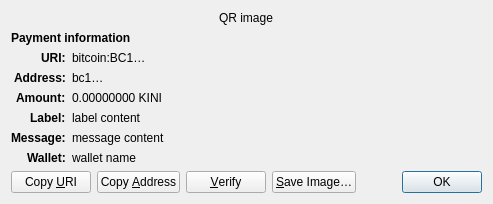
<?xml version="1.0" encoding="UTF-8"?>
<ui version="4.0">
 <class>ReceiveRequestDialog</class>
 <widget class="QDialog" name="ReceiveRequestDialog">
  <property name="geometry">
   <rect>
    <x>0</x>
    <y>0</y>
    <width>413</width>
    <height>229</height>
   </rect>
  </property>
  <property name="windowTitle">
   <string>Request payment to …</string>
  </property>
  <layout class="QGridLayout" name="gridLayout" columnstretch="0,1">
   <property name="sizeConstraint">
    <enum>QLayout::SetFixedSize</enum>
   </property>
   <item row="0" column="0" colspan="2" alignment="Qt::AlignHCenter">
    <widget class="QRImageWidget" name="qr_code">
     <property name="text">
      <string notr="true">QR image</string>
     </property>
     <property name="textInteractionFlags">
      <set>Qt::NoTextInteraction</set>
     </property>
    </widget>
   </item>
   <item row="1" column="0" colspan="2">
    <widget class="QLabel" name="payment_header">
     <property name="font">
      <font>
       <weight>75</weight>
       <bold>true</bold>
      </font>
     </property>
     <property name="text">
      <string>Payment information</string>
     </property>
     <property name="textInteractionFlags">
      <set>Qt::NoTextInteraction</set>
     </property>
    </widget>
   </item>
   <item row="2" column="0" alignment="Qt::AlignRight|Qt::AlignTop">
    <widget class="QLabel" name="uri_tag">
     <property name="font">
      <font>
       <weight>75</weight>
       <bold>true</bold>
      </font>
     </property>
     <property name="text">
      <string notr="true">URI:</string>
     </property>
     <property name="textFormat">
      <enum>Qt::PlainText</enum>
     </property>
     <property name="textInteractionFlags">
      <set>Qt::NoTextInteraction</set>
     </property>
    </widget>
   </item>
   <item row="2" column="1" alignment="Qt::AlignTop">
    <widget class="QLabel" name="uri_content">
     <property name="text">
      <string notr="true">bitcoin:BC1…</string>
     </property>
     <property name="textFormat">
      <enum>Qt::RichText</enum>
     </property>
     <property name="wordWrap">
      <bool>true</bool>
     </property>
     <property name="textInteractionFlags">
      <set>Qt::TextSelectableByMouse</set>
     </property>
    </widget>
   </item>
   <item row="3" column="0" alignment="Qt::AlignRight|Qt::AlignTop">
    <widget class="QLabel" name="address_tag">
     <property name="font">
      <font>
       <weight>75</weight>
       <bold>true</bold>
      </font>
     </property>
     <property name="text">
      <string>Address:</string>
     </property>
     <property name="textInteractionFlags">
      <set>Qt::NoTextInteraction</set>
     </property>
    </widget>
   </item>
   <item row="3" column="1" alignment="Qt::AlignTop">
    <widget class="QLabel" name="address_content">
     <property name="text">
      <string notr="true">bc1…</string>
     </property>
     <property name="textFormat">
      <enum>Qt::PlainText</enum>
     </property>
     <property name="textInteractionFlags">
      <set>Qt::TextSelectableByMouse</set>
     </property>
    </widget>
   </item>
   <item row="4" column="0" alignment="Qt::AlignRight|Qt::AlignTop">
    <widget class="QLabel" name="amount_tag">
     <property name="font">
      <font>
       <weight>75</weight>
       <bold>true</bold>
      </font>
     </property>
     <property name="text">
      <string>Amount:</string>
     </property>
     <property name="textInteractionFlags">
      <set>Qt::NoTextInteraction</set>
     </property>
    </widget>
   </item>
   <item row="4" column="1" alignment="Qt::AlignTop">
    <widget class="QLabel" name="amount_content">
     <property name="text">
      <string notr="true">0.00000000 KINI</string>
     </property>
     <property name="textFormat">
      <enum>Qt::PlainText</enum>
     </property>
     <property name="textInteractionFlags">
      <set>Qt::TextSelectableByMouse</set>
     </property>
    </widget>
   </item>
   <item row="5" column="0" alignment="Qt::AlignRight|Qt::AlignTop">
    <widget class="QLabel" name="label_tag">
     <property name="font">
      <font>
       <weight>75</weight>
       <bold>true</bold>
      </font>
     </property>
     <property name="text">
      <string>Label:</string>
     </property>
     <property name="textInteractionFlags">
      <set>Qt::NoTextInteraction</set>
     </property>
    </widget>
   </item>
   <item row="5" column="1" alignment="Qt::AlignTop">
    <widget class="QLabel" name="label_content">
     <property name="text">
      <string notr="true">label content</string>
     </property>
     <property name="textFormat">
      <enum>Qt::PlainText</enum>
     </property>
     <property name="wordWrap">
      <bool>true</bool>
     </property>
     <property name="textInteractionFlags">
      <set>Qt::TextSelectableByMouse</set>
     </property>
    </widget>
   </item>
   <item row="6" column="0" alignment="Qt::AlignRight|Qt::AlignTop">
    <widget class="QLabel" name="message_tag">
     <property name="font">
      <font>
       <weight>75</weight>
       <bold>true</bold>
      </font>
     </property>
     <property name="text">
      <string>Message:</string>
     </property>
     <property name="textInteractionFlags">
      <set>Qt::NoTextInteraction</set>
     </property>
    </widget>
   </item>
   <item row="6" column="1" alignment="Qt::AlignTop">
    <widget class="QLabel" name="message_content">
     <property name="text">
      <string notr="true">message content</string>
     </property>
     <property name="textFormat">
      <enum>Qt::PlainText</enum>
     </property>
     <property name="wordWrap">
      <bool>true</bool>
     </property>
     <property name="textInteractionFlags">
      <set>Qt::TextSelectableByMouse</set>
     </property>
    </widget>
   </item>
   <item row="7" column="0" alignment="Qt::AlignRight|Qt::AlignTop">
    <widget class="QLabel" name="wallet_tag">
     <property name="font">
      <font>
       <weight>75</weight>
       <bold>true</bold>
      </font>
     </property>
     <property name="text">
      <string>Wallet:</string>
     </property>
     <property name="textInteractionFlags">
      <set>Qt::NoTextInteraction</set>
     </property>
    </widget>
   </item>
   <item row="7" column="1" alignment="Qt::AlignTop">
    <widget class="QLabel" name="wallet_content">
     <property name="text">
      <string notr="true">wallet name</string>
     </property>
     <property name="textFormat">
      <enum>Qt::PlainText</enum>
     </property>
     <property name="wordWrap">
      <bool>true</bool>
     </property>
     <property name="textInteractionFlags">
      <set>Qt::TextSelectableByMouse</set>
     </property>
    </widget>
   </item>
   <item row="8" column="0" colspan="2">
    <layout class="QHBoxLayout" name="horizontalLayout">
     <item>
      <widget class="QPushButton" name="btnCopyURI">
       <property name="text">
        <string>Copy &amp;URI</string>
       </property>
       <property name="autoDefault">
        <bool>false</bool>
       </property>
      </widget>
     </item>
     <item>
      <widget class="QPushButton" name="btnCopyAddress">
       <property name="text">
        <string>Copy &amp;Address</string>
       </property>
       <property name="autoDefault">
        <bool>false</bool>
       </property>
      </widget>
     </item>
     <item>
      <widget class="QPushButton" name="btnVerify">
       <property name="text">
        <string>&amp;Verify</string>
       </property>
       <property name="toolTip">
        <string>Verify this address on e.g. a hardware wallet screen</string>
       </property>
       <property name="autoDefault">
        <bool>false</bool>
       </property>
      </widget>
     </item>
     <item>
      <widget class="QPushButton" name="btnSaveAs">
       <property name="text">
        <string>&amp;Save Image…</string>
       </property>
       <property name="autoDefault">
        <bool>false</bool>
       </property>
      </widget>
     </item>
     <item>
      <spacer name="horizontalSpacer_2">
       <property name="orientation">
        <enum>Qt::Horizontal</enum>
       </property>
       <property name="sizeHint" stdset="0">
        <size>
         <width>40</width>
         <height>20</height>
        </size>
       </property>
      </spacer>
     </item>
     <item>
      <widget class="QDialogButtonBox" name="buttonBox">
       <property name="focusPolicy">
        <enum>Qt::StrongFocus</enum>
       </property>
       <property name="standardButtons">
        <set>QDialogButtonBox::Ok</set>
       </property>
      </widget>
     </item>
    </layout>
   </item>
  </layout>
 </widget>
 <customwidgets>
  <customwidget>
   <class>QRImageWidget</class>
   <extends>QLabel</extends>
   <header>qt/qrimagewidget.h</header>
  </customwidget>
 </customwidgets>
 <tabstops>
  <tabstop>buttonBox</tabstop>
  <tabstop>btnCopyURI</tabstop>
  <tabstop>btnCopyAddress</tabstop>
  <tabstop>btnSaveAs</tabstop>
 </tabstops>
 <resources/>
 <connections>
  <connection>
   <sender>buttonBox</sender>
   <signal>accepted()</signal>
   <receiver>ReceiveRequestDialog</receiver>
   <slot>accept()</slot>
   <hints>
    <hint type="sourcelabel">
     <x>135</x>
     <y>230</y>
    </hint>
    <hint type="destinationlabel">
     <x>135</x>
     <y>126</y>
    </hint>
   </hints>
  </connection>
 </connections>
</ui>
